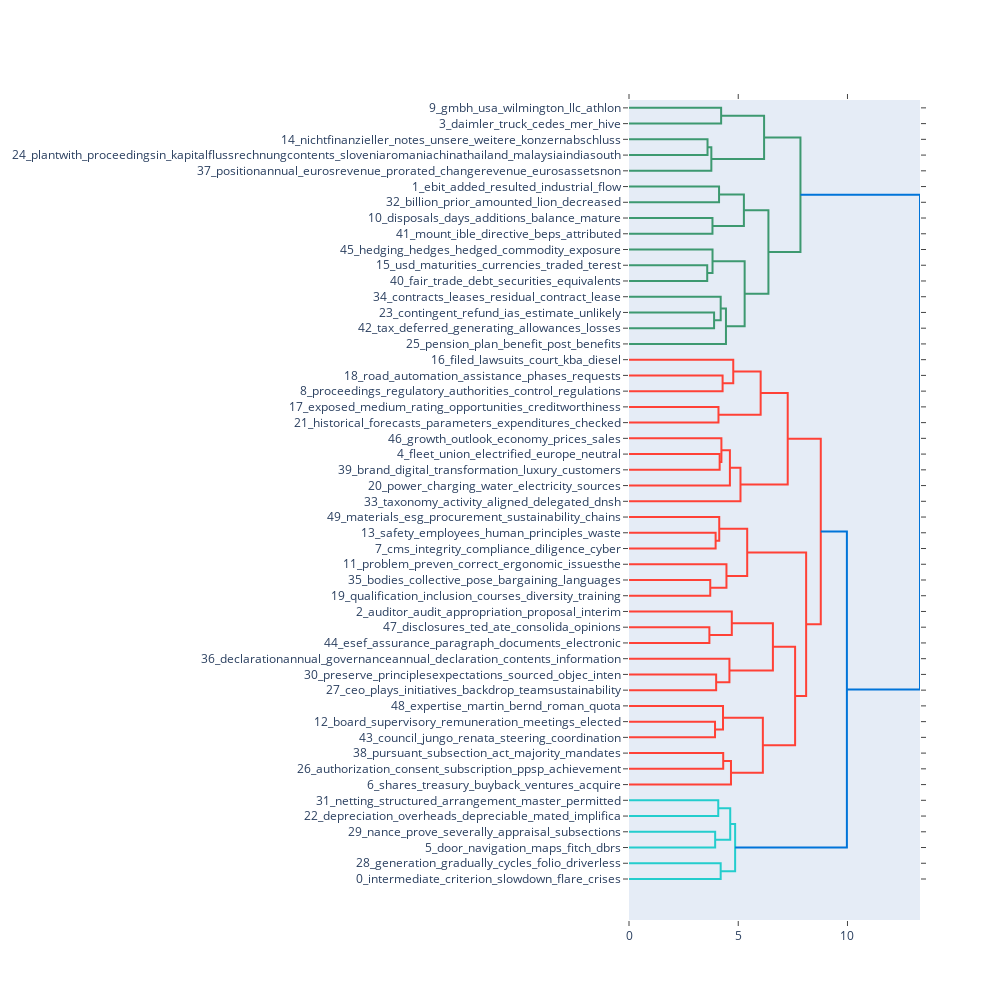

Notebook code cell kept with this figure:
### Markdown cell above
## Visualize topic hierarchy

We use the learned topic embeddings and `scipy.cluster.hierarchy` to build a hierarchy of discovered topics.

### Code cell
fig = model.visualize_topic_hierarchy()
fig.show()

### Figure 1 — Plotly figure (JSON) as saved in the notebook; plotly's stock layout.template omitted (floating-point values rounded to 4 significant figures)
{"data": [{"hoverinfo": "text", "marker": {"color": "rgb(61,153,112)"}, "mode": "lines", "type": "scatter", "x": [0.0, 4.217, 4.217, 0.0], "xaxis": "x", "y": [-5.0, -5.0, -15.0, -15.0], "yaxis": "y"}, {"hoverinfo": "text", "marker": {"color": "rgb(61,153,112)"}, "mode": "lines", "type": "scatter", "x": [0.0, 3.594, 3.594, 0.0], "xaxis": "x", "y": [-25.0, -25.0, -35.0, -35.0], "yaxis": "y"}, {"hoverinfo": "text", "marker": {"color": "rgb(61,153,112)"}, "mode": "lines", "type": "scatter", "x": [3.594, 3.769, 3.769, 0.0], "xaxis": "x", "y": [-30.0, -30.0, -45.0, -45.0], "yaxis": "y"}, {"hoverinfo": "text", "marker": {"color": "rgb(61,153,112)"}, "mode": "lines", "type": "scatter", "x": [4.217, 6.183, 6.183, 3.769], "xaxis": "x", "y": [-10.0, -10.0, -37.5, -37.5], "yaxis": "y"}, {"hoverinfo": "text", "marker": {"color": "rgb(61,153,112)"}, "mode": "lines", "type": "scatter", "x": [0.0, 4.122, 4.122, 0.0], "xaxis": "x", "y": [-55.0, -55.0, -65.0, -65.0], "yaxis": "y"}, {"hoverinfo": "text", "marker": {"color": "rgb(61,153,112)"}, "mode": "lines", "type": "scatter", "x": [0.0, 3.82, 3.82, 0.0], "xaxis": "x", "y": [-75.0, -75.0, -85.0, -85.0], "yaxis": "y"}, {"hoverinfo": "text", "marker": {"color": "rgb(61,153,112)"}, "mode": "lines", "type": "scatter", "x": [4.122, 5.259, 5.259, 3.82], "xaxis": "x", "y": [-60.0, -60.0, -80.0, -80.0], "yaxis": "y"}, {"hoverinfo": "text", "marker": {"color": "rgb(61,153,112)"}, "mode": "lines", "type": "scatter", "x": [0.0, 3.58, 3.58, 0.0], "xaxis": "x", "y": [-105.0, -105.0, -115.0, -115.0], "yaxis": "y"}, {"hoverinfo": "text", "marker": {"color": "rgb(61,153,112)"}, "mode": "lines", "type": "scatter", "x": [0.0, 3.823, 3.823, 3.58], "xaxis": "x", "y": [-95.0, -95.0, -110.0, -110.0], "yaxis": "y"}, {"hoverinfo": "text", "marker": {"color": "rgb(61,153,112)"}, "mode": "lines", "type": "scatter", "x": [0.0, 3.895, 3.895, 0.0], "xaxis": "x", "y": [-135.0, -135.0, -145.0, -145.0], "yaxis": "y"}, {"hoverinfo": "text", "marker": {"color": "rgb(61,153,112)"}, "mode": "lines", "type": "scatter", "x": [0.0, 4.197, 4.197, 3.895], "xaxis": "x", "y": [-125.0, -125.0, -140.0, -140.0], "yaxis": "y"}, {"hoverinfo": "text", "marker": {"color": "rgb(61,153,112)"}, "mode": "lines", "type": "scatter", "x": [4.197, 4.438, 4.438, 0.0], "xaxis": "x", "y": [-132.5, -132.5, -155.0, -155.0], "yaxis": "y"}, {"hoverinfo": "text", "marker": {"color": "rgb(61,153,112)"}, "mode": "lines", "type": "scatter", "x": [3.823, 5.294, 5.294, 4.438], "xaxis": "x", "y": [-102.5, -102.5, -143.8, -143.8], "yaxis": "y"}, {"hoverinfo": "text", "marker": {"color": "rgb(61,153,112)"}, "mode": "lines", "type": "scatter", "x": [5.259, 6.382, 6.382, 5.294], "xaxis": "x", "y": [-70.0, -70.0, -123.1, -123.1], "yaxis": "y"}, {"hoverinfo": "text", "marker": {"color": "rgb(61,153,112)"}, "mode": "lines", "type": "scatter", "x": [6.183, 7.847, 7.847, 6.382], "xaxis": "x", "y": [-23.75, -23.75, -96.56, -96.56], "yaxis": "y"}, {"hoverinfo": "text", "marker": {"color": "rgb(255,65,54)"}, "mode": "lines", "type": "scatter", "x": [0.0, 4.284, 4.284, 0.0], "xaxis": "x", "y": [-175.0, -175.0, -185.0, -185.0], "yaxis": "y"}, {"hoverinfo": "text", "marker": {"color": "rgb(255,65,54)"}, "mode": "lines", "type": "scatter", "x": [0.0, 4.772, 4.772, 4.284], "xaxis": "x", "y": [-165.0, -165.0, -180.0, -180.0], "yaxis": "y"}, {"hoverinfo": "text", "marker": {"color": "rgb(255,65,54)"}, "mode": "lines", "type": "scatter", "x": [0.0, 4.096, 4.096, 0.0], "xaxis": "x", "y": [-195.0, -195.0, -205.0, -205.0], "yaxis": "y"}, {"hoverinfo": "text", "marker": {"color": "rgb(255,65,54)"}, "mode": "lines", "type": "scatter", "x": [4.772, 6.026, 6.026, 4.096], "xaxis": "x", "y": [-172.5, -172.5, -200.0, -200.0], "yaxis": "y"}, {"hoverinfo": "text", "marker": {"color": "rgb(255,65,54)"}, "mode": "lines", "type": "scatter", "x": [0.0, 4.149, 4.149, 0.0], "xaxis": "x", "y": [-225.0, -225.0, -235.0, -235.0], "yaxis": "y"}, {"hoverinfo": "text", "marker": {"color": "rgb(255,65,54)"}, "mode": "lines", "type": "scatter", "x": [0.0, 4.229, 4.229, 4.149], "xaxis": "x", "y": [-215.0, -215.0, -230.0, -230.0], "yaxis": "y"}, {"hoverinfo": "text", "marker": {"color": "rgb(255,65,54)"}, "mode": "lines", "type": "scatter", "x": [4.229, 4.619, 4.619, 0.0], "xaxis": "x", "y": [-222.5, -222.5, -245.0, -245.0], "yaxis": "y"}, {"hoverinfo": "text", "marker": {"color": "rgb(255,65,54)"}, "mode": "lines", "type": "scatter", "x": [4.619, 5.103, 5.103, 0.0], "xaxis": "x", "y": [-233.8, -233.8, -255.0, -255.0], "yaxis": "y"}, {"hoverinfo": "text", "marker": {"color": "rgb(255,65,54)"}, "mode": "lines", "type": "scatter", "x": [6.026, 7.265, 7.265, 5.103], "xaxis": "x", "y": [-186.2, -186.2, -244.4, -244.4], "yaxis": "y"}, {"hoverinfo": "text", "marker": {"color": "rgb(255,65,54)"}, "mode": "lines", "type": "scatter", "x": [0.0, 3.965, 3.965, 0.0], "xaxis": "x", "y": [-275.0, -275.0, -285.0, -285.0], "yaxis": "y"}, {"hoverinfo": "text", "marker": {"color": "rgb(255,65,54)"}, "mode": "lines", "type": "scatter", "x": [0.0, 4.13, 4.13, 3.965], "xaxis": "x", "y": [-265.0, -265.0, -280.0, -280.0], "yaxis": "y"}, {"hoverinfo": "text", "marker": {"color": "rgb(255,65,54)"}, "mode": "lines", "type": "scatter", "x": [0.0, 3.719, 3.719, 0.0], "xaxis": "x", "y": [-305.0, -305.0, -315.0, -315.0], "yaxis": "y"}, {"hoverinfo": "text", "marker": {"color": "rgb(255,65,54)"}, "mode": "lines", "type": "scatter", "x": [0.0, 4.461, 4.461, 3.719], "xaxis": "x", "y": [-295.0, -295.0, -310.0, -310.0], "yaxis": "y"}, {"hoverinfo": "text", "marker": {"color": "rgb(255,65,54)"}, "mode": "lines", "type": "scatter", "x": [4.13, 5.41, 5.41, 4.461], "xaxis": "x", "y": [-272.5, -272.5, -302.5, -302.5], "yaxis": "y"}, {"hoverinfo": "text", "marker": {"color": "rgb(255,65,54)"}, "mode": "lines", "type": "scatter", "x": [0.0, 3.68, 3.68, 0.0], "xaxis": "x", "y": [-335.0, -335.0, -345.0, -345.0], "yaxis": "y"}, {"hoverinfo": "text", "marker": {"color": "rgb(255,65,54)"}, "mode": "lines", "type": "scatter", "x": [0.0, 4.705, 4.705, 3.68], "xaxis": "x", "y": [-325.0, -325.0, -340.0, -340.0], "yaxis": "y"}, {"hoverinfo": "text", "marker": {"color": "rgb(255,65,54)"}, "mode": "lines", "type": "scatter", "x": [0.0, 3.989, 3.989, 0.0], "xaxis": "x", "y": [-365.0, -365.0, -375.0, -375.0], "yaxis": "y"}, {"hoverinfo": "text", "marker": {"color": "rgb(255,65,54)"}, "mode": "lines", "type": "scatter", "x": [0.0, 4.597, 4.597, 3.989], "xaxis": "x", "y": [-355.0, -355.0, -370.0, -370.0], "yaxis": "y"}, {"hoverinfo": "text", "marker": {"color": "rgb(255,65,54)"}, "mode": "lines", "type": "scatter", "x": [4.705, 6.586, 6.586, 4.597], "xaxis": "x", "y": [-332.5, -332.5, -362.5, -362.5], "yaxis": "y"}, {"hoverinfo": "text", "marker": {"color": "rgb(255,65,54)"}, "mode": "lines", "type": "scatter", "x": [0.0, 3.938, 3.938, 0.0], "xaxis": "x", "y": [-395.0, -395.0, -405.0, -405.0], "yaxis": "y"}, {"hoverinfo": "text", "marker": {"color": "rgb(255,65,54)"}, "mode": "lines", "type": "scatter", "x": [0.0, 4.303, 4.303, 3.938], "xaxis": "x", "y": [-385.0, -385.0, -400.0, -400.0], "yaxis": "y"}, {"hoverinfo": "text", "marker": {"color": "rgb(255,65,54)"}, "mode": "lines", "type": "scatter", "x": [0.0, 4.312, 4.312, 0.0], "xaxis": "x", "y": [-415.0, -415.0, -425.0, -425.0], "yaxis": "y"}, {"hoverinfo": "text", "marker": {"color": "rgb(255,65,54)"}, "mode": "lines", "type": "scatter", "x": [4.312, 4.668, 4.668, 0.0], "xaxis": "x", "y": [-420.0, -420.0, -435.0, -435.0], "yaxis": "y"}, {"hoverinfo": "text", "marker": {"color": "rgb(255,65,54)"}, "mode": "lines", "type": "scatter", "x": [4.303, 6.127, 6.127, 4.668], "xaxis": "x", "y": [-392.5, -392.5, -427.5, -427.5], "yaxis": "y"}, {"hoverinfo": "text", "marker": {"color": "rgb(255,65,54)"}, "mode": "lines", "type": "scatter", "x": [6.586, 7.603, 7.603, 6.127], "xaxis": "x", "y": [-347.5, -347.5, -410.0, -410.0], "yaxis": "y"}, {"hoverinfo": "text", "marker": {"color": "rgb(255,65,54)"}, "mode": "lines", "type": "scatter", "x": [5.41, 8.108, 8.108, 7.603], "xaxis": "x", "y": [-287.5, -287.5, -378.8, -378.8], "yaxis": "y"}, {"hoverinfo": "text", "marker": {"color": "rgb(255,65,54)"}, "mode": "lines", "type": "scatter", "x": [7.265, 8.778, 8.778, 8.108], "xaxis": "x", "y": [-215.3, -215.3, -333.1, -333.1], "yaxis": "y"}, {"hoverinfo": "text", "marker": {"color": "rgb(35,205,205)"}, "mode": "lines", "type": "scatter", "x": [0.0, 4.085, 4.085, 0.0], "xaxis": "x", "y": [-445.0, -445.0, -455.0, -455.0], "yaxis": "y"}, {"hoverinfo": "text", "marker": {"color": "rgb(35,205,205)"}, "mode": "lines", "type": "scatter", "x": [0.0, 3.944, 3.944, 0.0], "xaxis": "x", "y": [-465.0, -465.0, -475.0, -475.0], "yaxis": "y"}, {"hoverinfo": "text", "marker": {"color": "rgb(35,205,205)"}, "mode": "lines", "type": "scatter", "x": [4.085, 4.633, 4.633, 3.944], "xaxis": "x", "y": [-450.0, -450.0, -470.0, -470.0], "yaxis": "y"}, {"hoverinfo": "text", "marker": {"color": "rgb(35,205,205)"}, "mode": "lines", "type": "scatter", "x": [0.0, 4.196, 4.196, 0.0], "xaxis": "x", "y": [-485.0, -485.0, -495.0, -495.0], "yaxis": "y"}, {"hoverinfo": "text", "marker": {"color": "rgb(35,205,205)"}, "mode": "lines", "type": "scatter", "x": [4.633, 4.858, 4.858, 4.196], "xaxis": "x", "y": [-460.0, -460.0, -490.0, -490.0], "yaxis": "y"}, {"hoverinfo": "text", "marker": {"color": "rgb(0,116,217)"}, "mode": "lines", "type": "scatter", "x": [8.778, 9.973, 9.973, 4.858], "xaxis": "x", "y": [-274.2, -274.2, -475.0, -475.0], "yaxis": "y"}, {"hoverinfo": "text", "marker": {"color": "rgb(0,116,217)"}, "mode": "lines", "type": "scatter", "x": [7.847, 13.32, 13.32, 9.973], "xaxis": "x", "y": [-60.16, -60.16, -374.6, -374.6], "yaxis": "y"}], "layout": {"autosize": false, "height": 1000, "hovermode": "closest", "showlegend": false, "width": 1000, "xaxis": {"mirror": "allticks", "rangemode": "tozero", "showgrid": false, "showline": true, "showticklabels": true, "ticks": "outside", "type": "linear", "zeroline": false}, "yaxis": {"mirror": "allticks", "rangemode": "tozero", "showgrid": false, "showline": true, "showticklabels": true, "tickmode": "array", "ticks": "outside", "ticktext": ["9_gmbh_usa_wilmington_llc_athlon", "3_daimler_truck_cedes_mer_hive", "14_nichtfinanzieller_notes_unsere_weitere_konzernabschluss", "24_plantwith_proceedingsin_kapitalflussrechnungcontents_sloveniaromaniachinathailand_malaysiaindiasouth", "37_positionannual_eurosrevenue_prorated_changerevenue_eurosassetsnon", "1_ebit_added_resulted_industrial_flow", "32_billion_prior_amounted_lion_decreased", "10_disposals_days_additions_balance_mature", "41_mount_ible_directive_beps_attributed", "45_hedging_hedges_hedged_commodity_exposure", "15_usd_maturities_currencies_traded_terest", "40_fair_trade_debt_securities_equivalents", "34_contracts_leases_residual_contract_lease", "23_contingent_refund_ias_estimate_unlikely", "42_tax_deferred_generating_allowances_losses", "25_pension_plan_benefit_post_benefits", "16_filed_lawsuits_court_kba_diesel", "18_road_automation_assistance_phases_requests", "8_proceedings_regulatory_authorities_control_regulations", "17_exposed_medium_rating_opportunities_creditworthiness", "21_historical_forecasts_parameters_expenditures_checked", "46_growth_outlook_economy_prices_sales", "4_fleet_union_electrified_europe_neutral", "39_brand_digital_transformation_luxury_customers", "20_power_charging_water_electricity_sources", "33_taxonomy_activity_aligned_delegated_dnsh", "49_materials_esg_procurement_sustainability_chains", "13_safety_employees_human_principles_waste", "7_cms_integrity_compliance_diligence_cyber", "11_problem_preven_correct_ergonomic_issuesthe", "35_bodies_collective_pose_bargaining_languages", "19_qualification_inclusion_courses_diversity_training", "2_auditor_audit_appropriation_proposal_interim", "47_disclosures_ted_ate_consolida_opinions", "44_esef_assurance_paragraph_documents_electronic", "36_declarationannual_governanceannual_declaration_contents_information", "30_preserve_principlesexpectations_sourced_objec_inten", "27_ceo_plays_initiatives_backdrop_teamsustainability", "48_expertise_martin_bernd_roman_quota", "12_board_supervisory_remuneration_meetings_elected", "43_council_jungo_renata_steering_coordination", "38_pursuant_subsection_act_majority_mandates", "26_authorization_consent_subscription_ppsp_achievement", "6_shares_treasury_buyback_ventures_acquire", "31_netting_structured_arrangement_master_permitted", "22_depreciation_overheads_depreciable_mated_implifica", "29_nance_prove_severally_appraisal_subsections", "5_door_navigation_maps_fitch_dbrs", "28_generation_gradually_cycles_folio_driverless", "0_intermediate_criterion_slowdown_flare_crises"], "tickvals": [-5, -15, -25, -35, -45, -55, -65, -75, -85, -95, -105, -115, -125, -135, -145, -155, -165, -175, -185, -195, -205, -215, -225, -235, -245, -255, -265, -275, -285, -295, -305, -315, -325, -335, -345, -355, -365, -375, -385, -395, -405, -415, -425, -435, -445, -455, -465, -475, -485, -495], "type": "linear", "zeroline": false}}}
